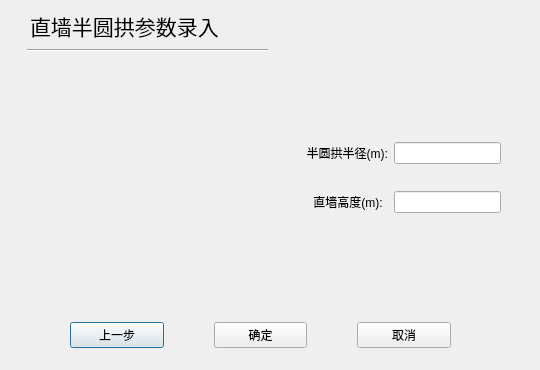
<?xml version="1.0" encoding="UTF-8"?>
<ui version="4.0">
 <class>LineTunnelDialog</class>
 <widget class="QDialog" name="LineTunnelDialog">
  <property name="windowModality">
   <enum>Qt::ApplicationModal</enum>
  </property>
  <property name="geometry">
   <rect>
    <x>0</x>
    <y>0</y>
    <width>540</width>
    <height>370</height>
   </rect>
  </property>
  <property name="windowTitle">
   <string>直墙半圆拱参数录入</string>
  </property>
  <widget class="QWidget" name="layoutWidget">
   <property name="geometry">
    <rect>
     <x>70</x>
     <y>320</y>
     <width>381</width>
     <height>30</height>
    </rect>
   </property>
   <layout class="QHBoxLayout" name="horizontalLayout">
    <property name="spacing">
     <number>50</number>
    </property>
    <item>
     <widget class="QPushButton" name="preButton">
      <property name="text">
       <string>上一步</string>
      </property>
     </widget>
    </item>
    <item>
     <widget class="QPushButton" name="okButton">
      <property name="text">
       <string>确定</string>
      </property>
     </widget>
    </item>
    <item>
     <widget class="QPushButton" name="cancleButton">
      <property name="text">
       <string>取消</string>
      </property>
     </widget>
    </item>
   </layout>
  </widget>
  <widget class="QLabel" name="label_7">
   <property name="geometry">
    <rect>
     <x>30</x>
     <y>0</y>
     <width>471</width>
     <height>51</height>
    </rect>
   </property>
   <property name="font">
    <font>
     <family>微软雅黑</family>
     <pointsize>16</pointsize>
     <weight>50</weight>
     <bold>false</bold>
    </font>
   </property>
   <property name="lineWidth">
    <number>5</number>
   </property>
   <property name="text">
    <string>直墙半圆拱参数录入</string>
   </property>
  </widget>
  <widget class="QWidget" name="layoutWidget_2">
   <property name="geometry">
    <rect>
     <x>300</x>
     <y>130</y>
     <width>201</width>
     <height>95</height>
    </rect>
   </property>
   <layout class="QGridLayout" name="gridLayout" rowstretch="0,0" columnstretch="3,0">
    <property name="horizontalSpacing">
     <number>6</number>
    </property>
    <property name="verticalSpacing">
     <number>15</number>
    </property>
    <item row="1" column="1">
     <widget class="QLineEdit" name="mEdtHeight">
      <property name="text">
       <string/>
      </property>
     </widget>
    </item>
    <item row="1" column="0">
     <widget class="QLabel" name="label_5">
      <property name="layoutDirection">
       <enum>Qt::RightToLeft</enum>
      </property>
      <property name="text">
       <string>    直墙高度(m):</string>
      </property>
      <property name="alignment">
       <set>Qt::AlignLeading|Qt::AlignLeft|Qt::AlignVCenter</set>
      </property>
     </widget>
    </item>
    <item row="0" column="0">
     <widget class="QLabel" name="label_3">
      <property name="layoutDirection">
       <enum>Qt::RightToLeft</enum>
      </property>
      <property name="text">
       <string>  半圆拱半径(m):</string>
      </property>
      <property name="alignment">
       <set>Qt::AlignLeading|Qt::AlignLeft|Qt::AlignVCenter</set>
      </property>
     </widget>
    </item>
    <item row="0" column="1">
     <widget class="QLineEdit" name="mEdtCircleR">
      <property name="text">
       <string/>
      </property>
     </widget>
    </item>
   </layout>
  </widget>
  <widget class="Line" name="line">
   <property name="geometry">
    <rect>
     <x>27</x>
     <y>40</y>
     <width>241</width>
     <height>20</height>
    </rect>
   </property>
   <property name="orientation">
    <enum>Qt::Horizontal</enum>
   </property>
  </widget>
  <widget class="QLabel" name="img_bottom_arc">
   <property name="geometry">
    <rect>
     <x>60</x>
     <y>60</y>
     <width>211</width>
     <height>241</height>
    </rect>
   </property>
   <property name="styleSheet">
    <string notr="true">image: url(:/shape/assets/shape/circle_arc.png);</string>
   </property>
   <property name="text">
    <string/>
   </property>
  </widget>
 </widget>
 <resources/>
 <connections/>
</ui>
